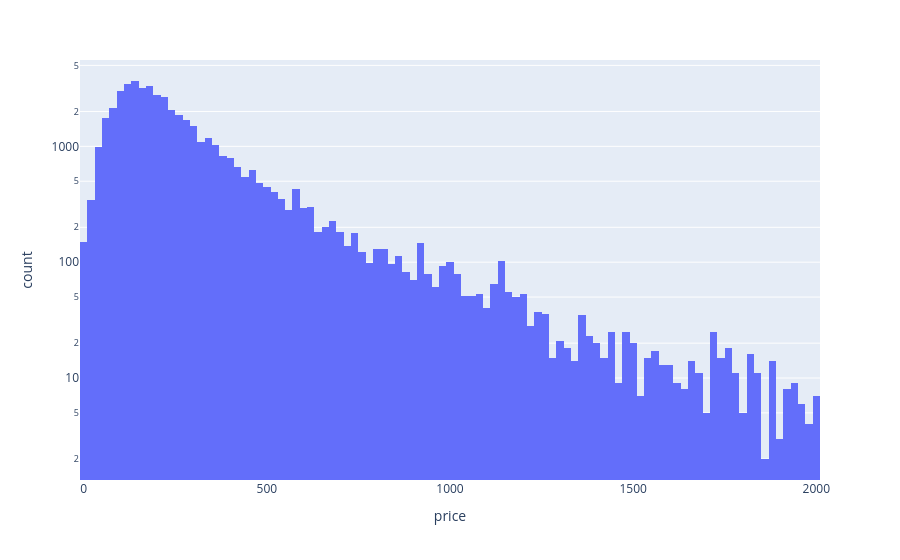

Notebook code cell kept with this figure:
### Code cell
import plotly.express as px
px.histogram(d[d["price"] <= 2000], x="price", nbins=100, log_y=True).show()

### Figure 1 — Plotly figure (JSON) as saved in the notebook; plotly's stock layout.template omitted (floating-point values rounded to 4 significant figures; data arrays with more than 128 entries replaced by an {"elided": "..."} marker saying what was removed)
{"data": [{"bingroup": "x", "hovertemplate": "price=%{x}<br>count=%{y}<extra></extra>", "legendgroup": "", "marker": {"color": "#636efa", "pattern": {"shape": ""}}, "name": "", "nbinsx": 100, "orientation": "v", "showlegend": false, "type": "histogram", "x": {"elided": "47962 float values"}, "xaxis": "x", "yaxis": "y"}], "layout": {"barmode": "relative", "legend": {"tracegroupgap": 0}, "margin": {"t": 60}, "xaxis": {"anchor": "y", "domain": [0, 1], "title": {"text": "price"}}, "yaxis": {"anchor": "x", "domain": [0, 1], "title": {"text": "count"}, "type": "log"}}}
